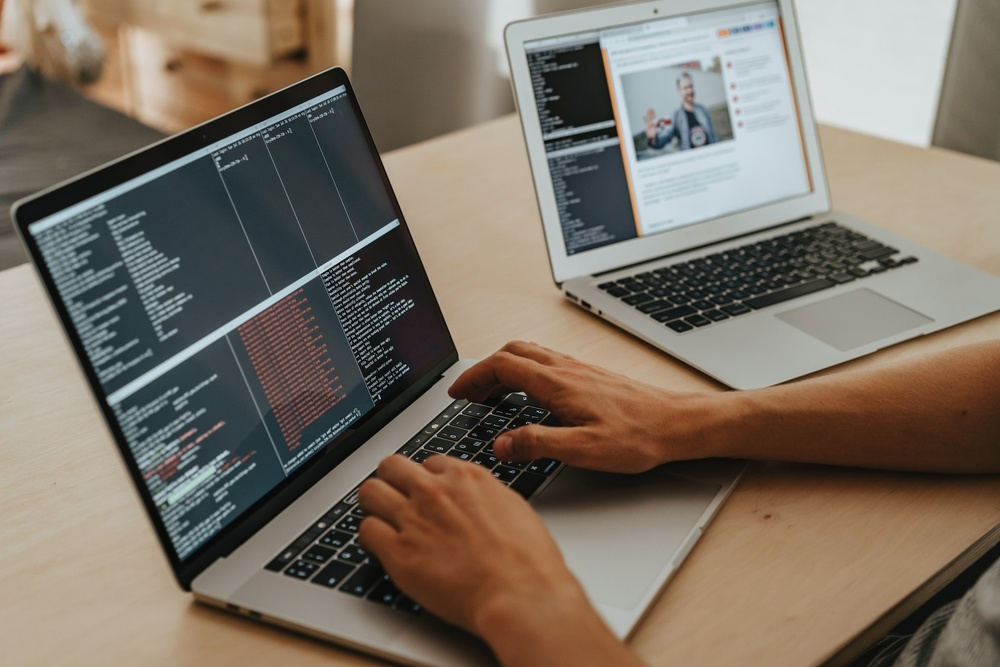
#> input picture copyright/kodlama.jpg, 1000 x 667 px, shrunk from 1920 x 1280 before the run
$ python main2.py
#> lines starting #> are read from the running program, lines starting #| are printed output that depends on the picture
from PIL import Image, ImageDraw, ImageFont


img_src = Image.open('kodlama.jpg') #open your original image
#> img_src is the input picture: PIL image 1000x667 RGB; mean R, G, B 123.8, 113.1, 100.6
xsize, ysize = img_src.size #get it's width
#> xsize = 1000; ysize = 667
img_text = Image.new("RGB",(xsize,ysize+30)) #create a new image that's just a little bit taller than the src image
#> img_text: PIL image 1000x697 RGB; every value is 0
img_text.paste(img_src,(0,0)) #paste the old image into the new one, flush at the top
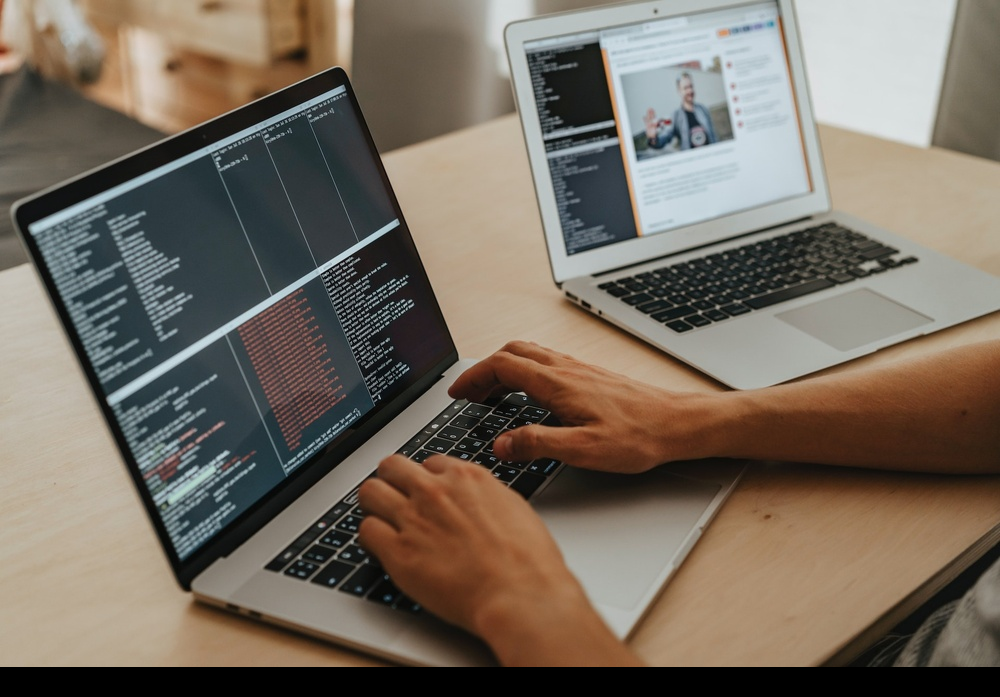
#> img_text: PIL image 1000x697 RGB; mean R, G, B 118.5, 108.2, 96.3


font = ImageFont.truetype("impact.ttf", 10) #Load font, draw to the bottom of the new image
draw = ImageDraw.Draw(img_text)
draw.text((0, xsize),"hasanyucel.com",(100,100,100),font=font)

img_text.save("appended_image5.jpg")
